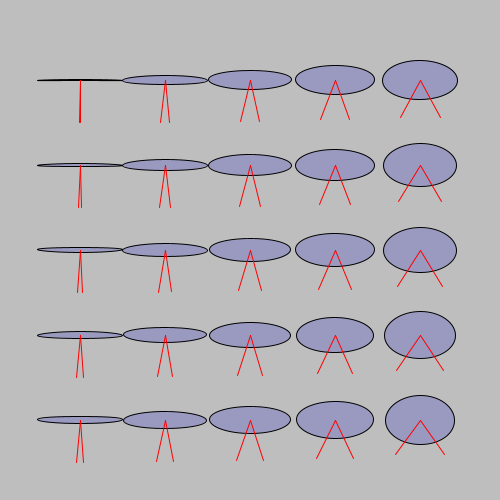
Frame 1 (no input)
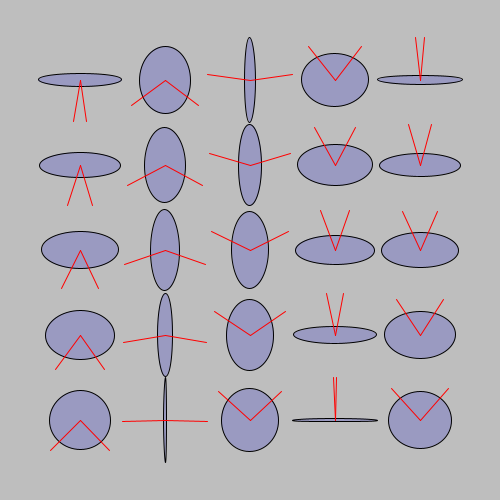
Frame 60 (the mouse pressed at the canvas centre just before this capture)
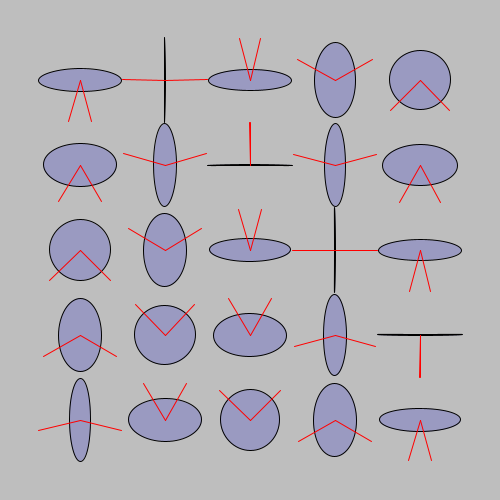
Frame 120 (the mouse held since frame 60 and released just before this capture)

The Processing sketch that drew these frames (run headless with seeded random() and noise(); from frame 60 on, the mouse is pressed at the canvas centre):

// Processing sketch: processing_152195
// ── processing_152195.pde

/*
 * Creative Coding
 * Week 2, 04 - The Clocks
 * by Indae Hwang and Jon McCormack
 * Copyright (c) 2014 Monash University
 *
 * This program draws a grid of circular "clocks", whose hands move according to the elasped time.
 * The higher the clock number the faster it moves, the first clock takes 1 min to go all the way around.
 * The function "movingCircle" is used to draw each clock. It is passed the position, size and hand angle
 * as arguments.
 * 
 */

void setup() 
{
  size(500, 500);
  background(0);
  rectMode(CENTER);
  noStroke();
}


void draw() 
{
  background(190);
  noStroke();

  int num = 5;
  int margin = 80;

  float gutter = 0; //distance between each cell
  float cellsize = ( width - (2 * margin) - gutter * (num - 1) ) / (num - 1);

  int circleNumber = 0; // counter

  for (int i=0; i<num; i++) // column in y
  {
    for (int j=0; j<num; j++) // row in x
    {
      ++circleNumber;

      float tx = margin + cellsize * i + gutter * i;
      float ty = margin + cellsize * j + gutter * j;

      movingCircle(tx, ty, cellsize, circleNumber * TWO_PI * millis() / -60000.0);
      movingCircle2(tx, ty, cellsize, circleNumber * TWO_PI * millis() / 60000.0);
    }
  }
}//end of draw 


void movingCircle(float x, float y, float size, float angle) 
{

  // calculate endpoint of the line
  float tempX = x + (size / 2) * sin(angle);
  float tempY = y + (size / 2) * cos(angle);

  stroke(0);
  strokeWeight(1);  
  fill(100, 100, 200, 100);
  //ellipse(x, y, size, size); // circle
  //rect(x, y, size-33, size-33); // square
  ellipse(x, y, size * cos(angle), size * sin(angle));// square
 
  stroke(255, 0, 0);
  line(x, y, tempX, tempY); // red line
}
  
  void movingCircle2(float x, float y, float size, float angle)

{

  // calculate endpoint of the line
  float tempX = x + (size / 2) * sin(angle);
  float tempY = y + (size / 2) * cos(angle);

  stroke(0);
  strokeWeight(1);
  fill(140, 180);
  //ellipse(x, y, size, size); // circle
  //rect(x, y, size-33, size-33); // square
  //ellipse(x, y, size * cos(angle), size * sin(angle));// square
 
  stroke(255, 0, 0);
  line(x, y, tempX, tempY); // red line
}
